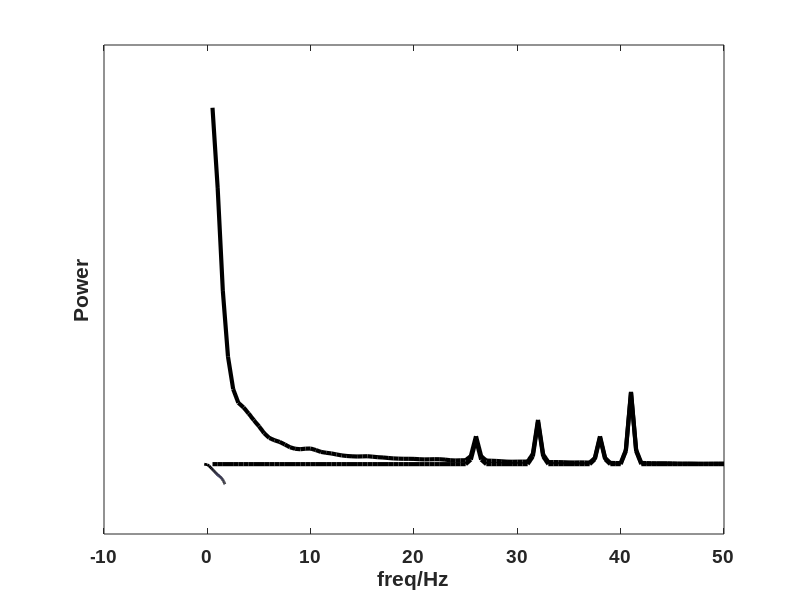

Here is the MATLAB script that generated this plot:
clc;clear;close all;
% 仿真概念图

% 1. AC
load no_peak_set.mat
ac = no_peak_set(11,:);  % channel-11
% natural 
plot(f(2:101),ac(2:101),'linewidth',3,'color','black')
set(gca,'fontName','Arial','fontSize',14,'fontWeight','bold')
xlabel('freq/Hz'); ylabel('Power')

% log
plot(log10(f(2:101)),log10(ac(2:101)),'linewidth',3,'color','black')
set(gca,'fontName','Arial','fontSize',14,'fontWeight','bold')
xlabel('Log10(freq/Hz)'); ylabel('Log10(Power)')

% no_peak_set
freq = log10(f(2:101));
dat = no_peak_set_N(:,2:101)';
dat = log10(dat);

fh=figure(1);clf;
y = (mean(dat'))';
e = (std(dat'))';
x = (1:length(y))';
h = area(freq,[y - e, 2 * e]);hold on;

set(h(1),'Visible','off');
set(h(2),'EdgeColor','white','FaceColor',[0.7,0.7,1]);
plot(freq,y,'-black','LineWidth',2);

set(gca,'fontName','Arial','fontSize',14,'fontWeight','bold','ytick',[])
xlabel('Log10(freq/Hz)'); ylabel('Log10(Power)')
%% 2. PSG仿真


%% 3. sin仿真
% fs = 200; N = 13600;
% n=0:N-1; t = n/fs;
% 
% A = [8 11 14 17 20 23 26 29 32 35 38 41 44 47];
% for i = 1:100
%     pc = zeros(1,13600);
%     peakNum = randi(6,1,1)-1; % 0-5
%     CF = A(randperm(numel(A),peakNum));
%     PW = rand(1,peakNum)*2-1 + 3; 
%     
%     for j = 1:peakNum
%         pc = pc + PW(j) * sin(2 * pi * CF(j) * t);
%     end
%     [sin_pc,f] = pwelch(pc,hamming(400),200,400,200); 
% end
load sin_pc.mat f sin_pc ac
plot(f(2:101),sin_pc(2:101),'linewidth',3,'color','black')
set(gca,'fontName','Arial','fontSize',14,'fontWeight','bold')
xlabel('freq/Hz'); ylabel('Power')

cc = ac + sin_pc';
plot(f(2:101),cc(2:101),'linewidth',3,'color','black')
set(gca,'fontName','Arial','fontSize',14,'fontWeight','bold')